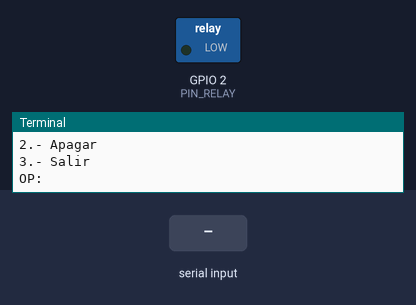
The program below on a simulated Raspberry Pi (BCM pin numbers). On the bench: switched loads named in the program (green lamp = pin HIGH), the last lines printed to the terminal. The inputs (shaded band) are chosen by the test bench.

Above: at 1.2 s.
1.3 s: "1" typed at the terminal, then Enter
At 2.5 s:
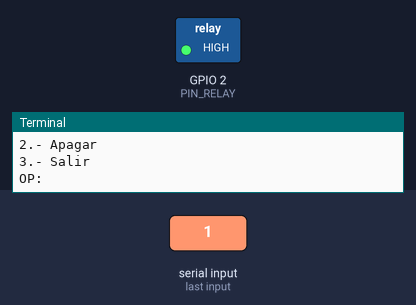
2.8 s: "2" typed at the terminal, then Enter
At 3.6 s:
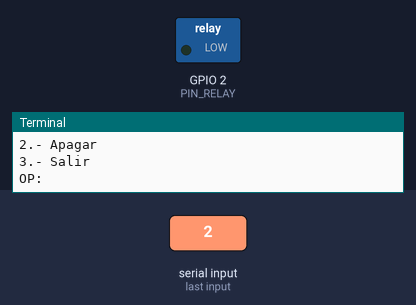
Timing chart, 0 to 5.8 s (numbered marks = the images above; inputs shaded):
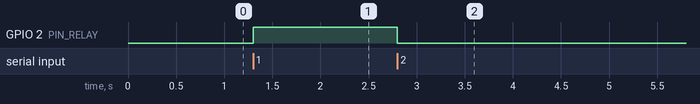

The program:

rel_2.py
```python
import RPi.GPIO as GPIO
import time

PIN_RELAY = 2

GPIO.setmode(GPIO.BCM)
GPIO.setup(PIN_RELAY, GPIO.OUT)

def light_on():
    GPIO.output(PIN_RELAY, GPIO.HIGH)
    print("Lámpara encendida")

def light_off():
    GPIO.output(PIN_RELAY, GPIO.LOW)
    print("Lámpara apagada")

def show_menu():
    print("----------------")
    print("1.- Encender")
    print("2.- Apagar")
    print("3.- Salir")

while True:
    show_menu()
    option = int(input("OP:"))

    if option == 1:
        light_on()
    elif option == 2:
        light_off()
    elif option == 3:
        break


GPIO.cleanup()
```

Measured:
- after the input at 1.3 s, GPIO 2 (PIN_RELAY): LOW → HIGH at once
- after the input at 2.8 s, GPIO 2 (PIN_RELAY): HIGH → LOW at once
